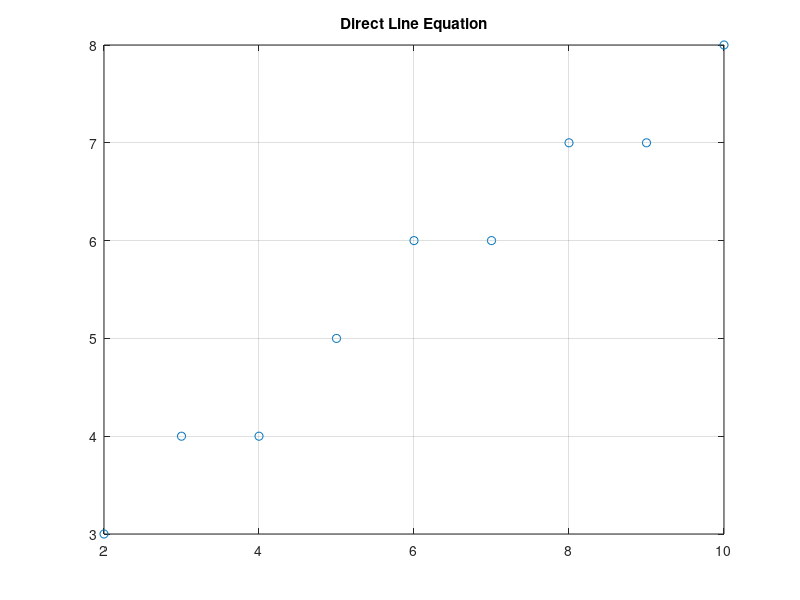

MATLAB code to generate this figure:
clc; clear; close all;

x1 = 2; y1 = 3;
x2 = 10; y2 = 8;

m = (y2 - y1) / (x2 - x1);
c = y1 - m * x1;

x = x1:x2;
y = m * x + c;

plot(round(x), round(y), 'o');
grid on;
title('Direct Line Equation');
